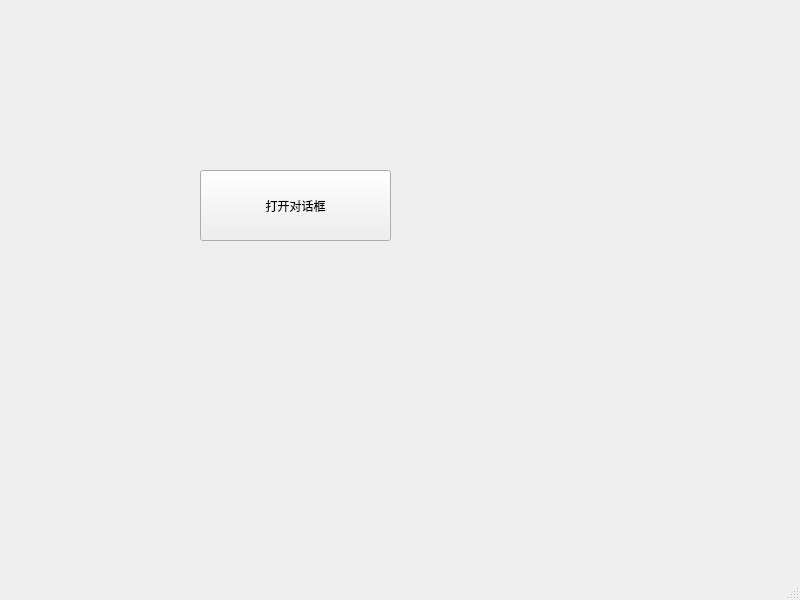
<?xml version="1.0" encoding="UTF-8"?>
<ui version="4.0">
 <class>MainWindow</class>
 <widget class="QMainWindow" name="MainWindow">
  <property name="geometry">
   <rect>
    <x>0</x>
    <y>0</y>
    <width>800</width>
    <height>600</height>
   </rect>
  </property>
  <property name="windowTitle">
   <string>MainWindow</string>
  </property>
  <widget class="QWidget" name="centralwidget">
   <widget class="QPushButton" name="pushButton">
    <property name="geometry">
     <rect>
      <x>200</x>
      <y>170</y>
      <width>191</width>
      <height>71</height>
     </rect>
    </property>
    <property name="text">
     <string>打开对话框</string>
    </property>
   </widget>
  </widget>
  <widget class="QMenuBar" name="menubar">
   <property name="geometry">
    <rect>
     <x>0</x>
     <y>0</y>
     <width>800</width>
     <height>22</height>
    </rect>
   </property>
  </widget>
  <widget class="QStatusBar" name="statusbar"/>
 </widget>
 <resources/>
 <connections/>
</ui>
